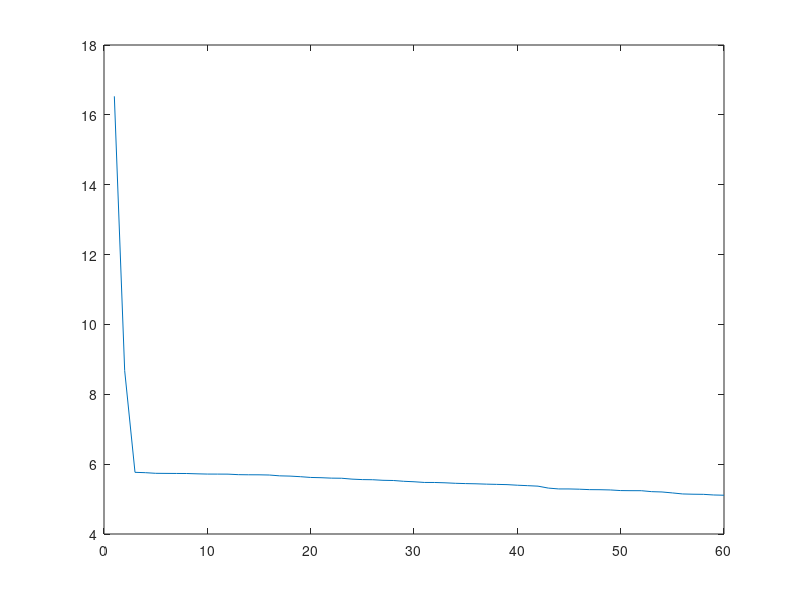
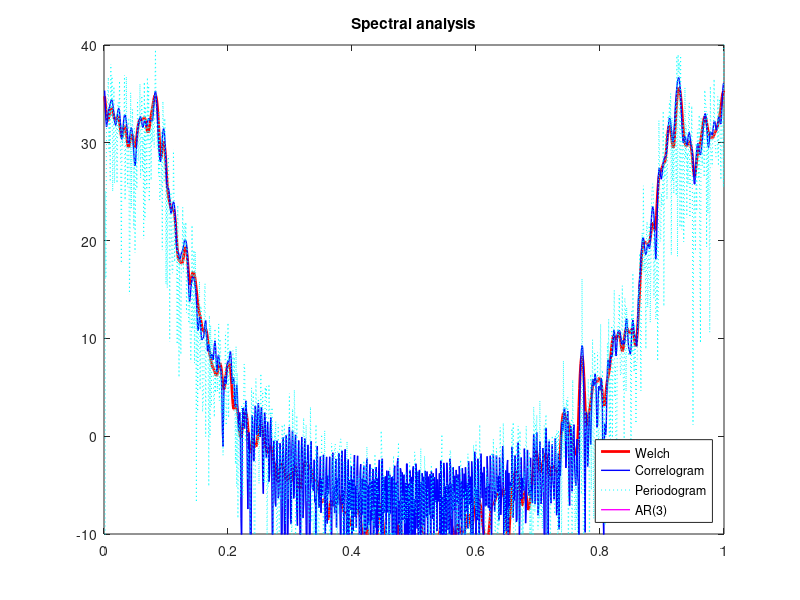
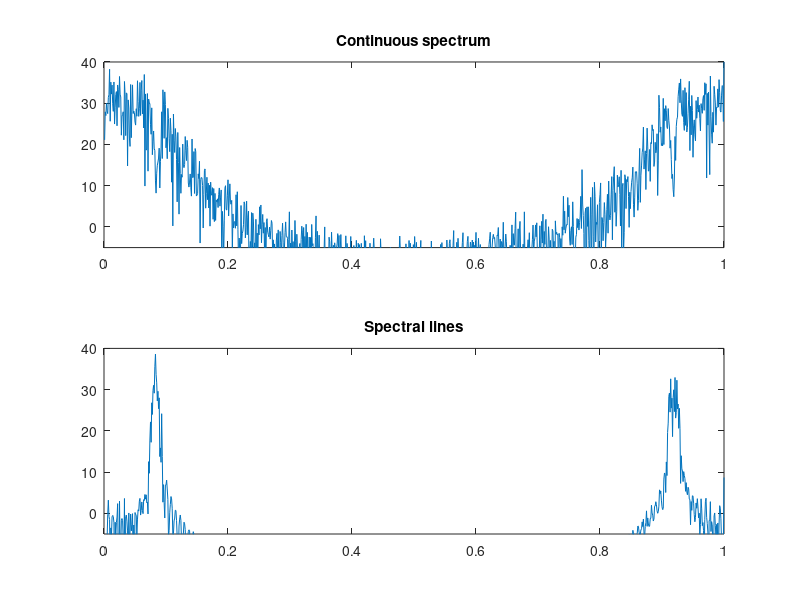

These charts were generated, in order, by the following MATLAB code:
close all;
clear all;
clc;

% load data
z = load('data for hw1.mat');
fir_bs_1 = load('fir_bs_1.mat');
fir_bs_1 = fir_bs_1.fir_bs_1;
% make a column vector
z1 = z.z.';

z1 = z1 - mean(z1);

K = length(z1);


% compute different spectral analysis

% PERIODOGRAM pg 84
Z = fft(z1);
periodogram_1 = abs(Z).^2/K;

% compute WELCH estimator pg 85 
D = 200; % window size
window = kaiser(D, 5.65); % rectangular, consider using a hamming or smth else
M_w = 1/D * sum(window.^2);
S = D/2; %common samples
N_s = floor((K-D)/(D-S) + 1); % number of subsequences
P_per_w = zeros(K, N_s);
for s = 0:(N_s-1)
  z_s = window .* z1( s*(D-S) + 1 : s*(D-S) + D ); % 1.495 with index + 1
  Z_s = fft(z_s, K);
  P_per_w(:, s + 1) = abs(Z_s).^2/(D*M_w);
end
P_welch = sum(P_per_w, 2)/N_s;


% compute autocorrelation with an estimator
N_corr = ceil(K/5);

autoc = zeros(N_corr + 1, 1);
% we should use the unbiased estimator pg 82 1.478
for n = 1:(N_corr + 1)
    d = z1(n:K);
    b = conj(z1(1:(K - n + 1)));
    c = K - n + 1; % check this scaling factor
    autoc(n) = d.' * b / c;
end

% consider formulas as more close as possible to the book
% make autocorrelation simmetric
autoc_complete = zeros(K, 1);
autoc_complete(1:N_corr + 1) = autoc;
temp = flipud(conj(autoc));
% it's the same as puttig the conjugate, flipped, at the end of this
% vector, since fft considers a periodic repetition of the signal
autoc_complete((K - N_corr + 1):K) = temp(1:length(temp)-1);


% CORRELOGRAM
window_correlogram = kaiser(2*N_corr + 1, 5.65); % window centered around N_corr
window_complete = zeros(K, 1);
window_complete(1:N_corr + 1) = window_correlogram(N_corr + 1 : 2*N_corr + 1);
window_complete(K - N_corr + 1 : K) = window_correlogram(1 : N_corr);

windowed_autoc = autoc_complete.*window_complete;
correlogram = fft(windowed_autoc);

% ar model
% compute variance of AR model and plot it to identify the knee
% it's computed up to K/5 - 1, don't know if it makes sense
upp_limit = 60;
for N = 1:upp_limit
    
    row1 = conj(autoc);
    row1(1) = conj(row1(1));
    R = toeplitz(row1(1:N));
    
    a = -inv(R)*autoc(2:N+1);
    sigma_w(N) = autoc(1) + autoc(2:N+1)'*a;
    
      %figure
      %[H, omega] = freqz(1, [1; a], 'whole');
      %plot(omega, 10*log(sigma_w*abs(H)));
    
end

figure
plot(1:upp_limit, 10*log10(sigma_w))

% the knee is apparently at N = 3
% compute the vector of coefficients a
% check it out, it is slightly scaled than pwelch 
N = 3;
row1 = conj(autoc);
row1(1) = conj(row1(1));
R = toeplitz(row1(1:N));

a = -inv(R)*autoc(2:N+1);
sigma_w = abs(autoc(1) + autoc(2:N+1)'*a);  % Abs to correct rounding errors

[H, omega] = freqz(1, [1; a], 'whole');

figure
plot((1:K)/K, 10*log10(P_welch), 'Color', 'r', 'LineWidth', 2)
hold on
plot((1:K)/K, 10*log10(abs(correlogram)), 'Color', 'b', 'LineWidth', 1)
hold on
plot((1:K)/K, 10*log10(periodogram_1), 'c:')
hold on
plot(omega/(2*pi), 10*log10(sigma_w*abs(H).^2), 'Color', 'm', 'LineWidth', 1);
hold off
axis([0, 1, -10, 40])
legend('Welch', 'Correlogram', 'Periodogram', 'AR(3)', 'Location', 'SouthEast')
title('Spectral analysis')

%%%%%%%%%%%
% Filtering
%%%%%%%%%%%

firbs = fir_bs_1;
firbp = -firbs;
firbp((length(firbs)+1)/2) = firbp((length(firbs)+1)/2) + 1;    % Bandpass
continuousz1 = filter(firbs, 1, z1);
% Periodogram of the continuous spectrum
% We should skip the transient
CZ = fft(continuousz1(length(firbp):length(continuousz1)), K);
period_continuous = abs(CZ).^2/K;

% Plotting
figure
subplot(2,1,1);
plot((1:K)/K, 10*log10(period_continuous))
title('Continuous spectrum');
axis([0, 1, -5, 40])

% Plot the periodogram of the spectral lines
lines = filter(firbp, 1, z1);
% We should skip the transient
LZ = fft(lines(length(firbp):length(lines)), K);
period_lines = abs(LZ).^2/K;
subplot(2,1,2);
plot((1:K)/K, 10*log10(period_lines))
title('Spectral lines');
axis([0, 1, -5, 40])